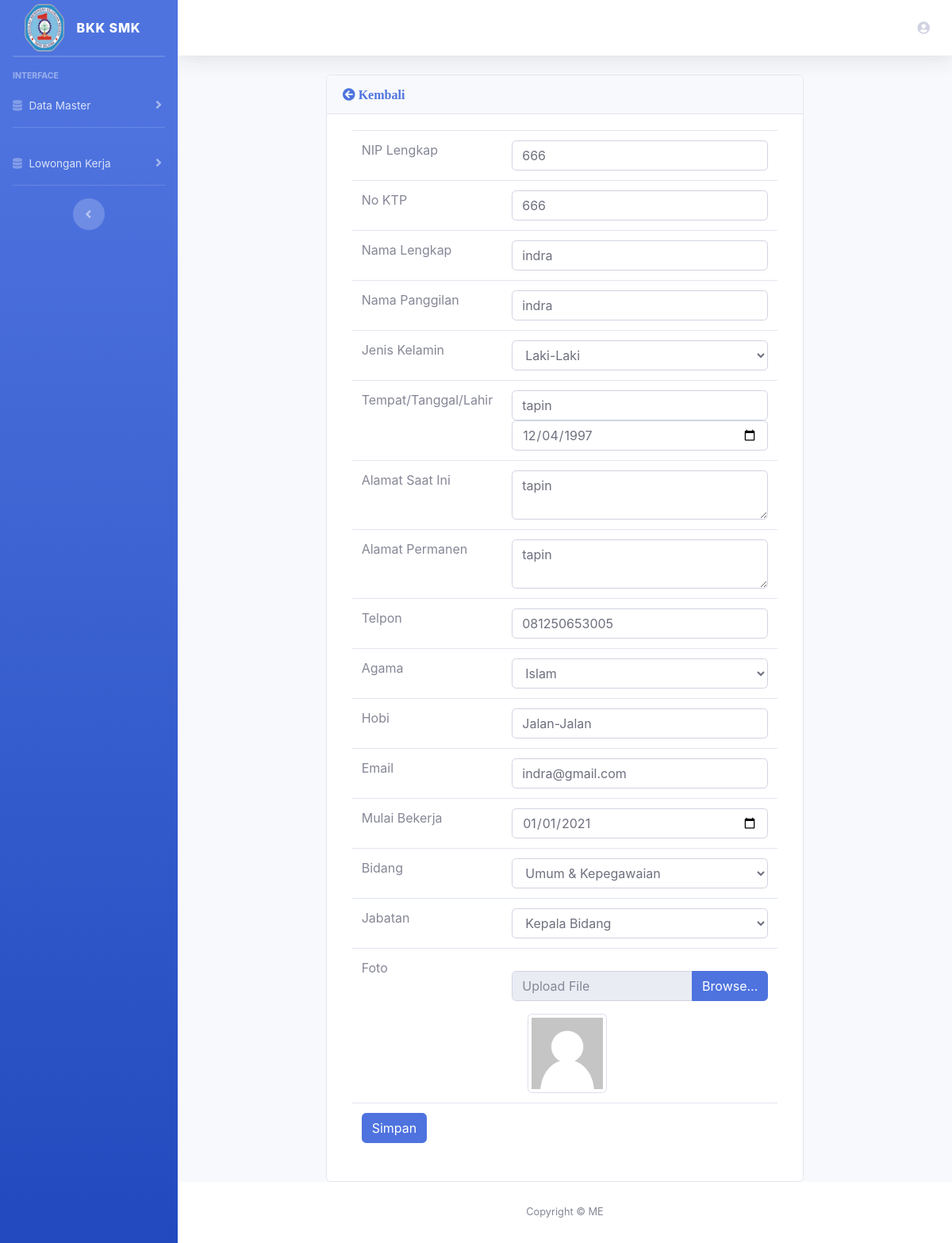
The app's page /admin/update_pegawai/12 with its own data.
### tables this page shows
CREATE TABLE `pegawai` (
  `id_pegawai` int(20) NOT NULL,
  `nip` varchar(20) NOT NULL,
  `nama_lengkap` varchar(50) NOT NULL,
  `nama_panggilan` varchar(50) NOT NULL,
  `jk` varchar(20) NOT NULL,
  `tempat` varchar(20) NOT NULL,
  `ttl` varchar(25) NOT NULL,
  `alamat_saat_ini` text NOT NULL,
  `alamat_permanen` text NOT NULL,
  `no_telp` varchar(25) NOT NULL,
  `agama` varchar(10) NOT NULL,
  `no_ktp` int(20) NOT NULL,
  `hobi` varchar(50) NOT NULL,
  `email` varchar(50) NOT NULL,
  `jabatan` varchar(20) NOT NULL,
  `bidang` varchar(20) NOT NULL,
  `status_pegawai` varchar(50) NOT NULL,
  `mulai_bekerja` varchar(50) NOT NULL,
  `foto` text NOT NULL
);

### application/controllers/Admin.php (called while the page is built, shortened)
<?php
class Admin extends CI_Controller
{
    public function __construct()
    {
        $this->load->library('form_validation');
        $this->load->model('jabatan_m');
        $this->load->model('pegawai_m');
        $this->load->model('bidang_m');
        $this->load->model('pengajuan_m');
    }
    public function update_pegawai($id_pegawai)
    {
        $this->form_validation->set_rules('nip', 'NIP', 'required');
        $this->form_validation->set_rules('no_ktp', 'No KTP', 'required');
        $this->form_validation->set_rules('nama_lengkap', 'Nama Lengkap', 'required');
        $this->form_validation->set_rules('nama_panggilan', 'Nama Panggilan', 'required');
        $this->form_validation->set_rules('jk', 'Jenis Kelamin', 'required');
        $this->form_validation->set_rules('tempat', 'Tempat', 'required');
        $this->form_validation->set_rules('ttl', 'Tanggal Lahir', 'required');
        $this->form_validation->set_rules('alamat_saat_ini', 'Alamat Saat Ini', 'required');
        $this->form_validation->set_rules('alamat_permanen', 'Alamat Permanen', 'required');
        $this->form_validation->set_rules('no_telp', 'No Telpon', 'required');
        $this->form_validation->set_rules('agama', 'Agama', 'required');
        $this->form_validation->set_rules('hobi', 'Hobi', 'required');
        $this->form_validation->set_rules('email', 'Email', 'required');
        $this->form_validation->set_rules('mulai_bekerja', 'Mulai Bekerja', 'required');
        $this->form_validation->set_rules('jabatan', 'Jabatan', 'required');
        $this->form_validation->set_rules('bidang', 'Bidang', 'required');
        if ($this->form_validation->run() == FALSE) {
            $data['judul'] = 'Data Pegawai';
            $data['nama'] = $this->session->userdata('nama_lengkap');
            $data['bidang'] = $this->bidang_m->get_all_bidang();
            $data['jabatan'] = $this->jabatan_m->get_all_jab();
            $data['x'] = $this->pegawai_m->get_row_pegawai($id_pegawai);
            $this->load->view('template/header', $data);
            $this->load->view('admin/pegawai/edit_pegawai', $data);
            $this->load->view('template/footer');
        }
    }
}

### index.php (called while the page is built, shortened)
<?php
require_once BASEPATH.'core/CodeIgniter.php';

### application/models/Pegawai_m.php (called while the page is built, shortened)
<?php
class Pegawai_m extends CI_Model
{
    public function get_row_pegawai($id_pegawai)
    {
        $this->db->where('id_pegawai', $id_pegawai);
        $this->db->join('jabatan', 'jabatan.id_jab = pegawai.jabatan');
        $this->db->join('bidang', 'bidang.id_bidang = pegawai.bidang');
        return $this->db->get('pegawai')->row();
    }
}

### application/models/Bidang_m.php (called while the page is built, shortened)
<?php
class Bidang_m extends CI_Model
{
    public function get_all_bidang()
    {
        $this->db->order_by('id_bidang', 'DESC');
        return $this->db->get('bidang')->result();
    }
}

### application/models/Jabatan_m.php (called while the page is built, shortened)
<?php
class Jabatan_m extends CI_Model
{
    function get_all_jab()
    {
        $this->db->order_by('id_jab', 'DESC');
        return $this->db->get('jabatan')->result();
    }
}

### application/views/admin/pegawai/edit_pegawai.php (the view, shortened to what this page needs)
<div class="container col-8">
    <div class="card">
        <div class="card-header">
            <a href="<?= base_url('admin/pegawai') ?>"><i class="fas fa-arrow-circle-left"> Kembali</i></a>
        </div>
        <div class="card-body">
            <div class="row">
                <div class="container-fluid">
                    <form action="<?= base_url('admin/update_pegawai/' . $x->id_pegawai)  ?>" method="POST" enctype="multipart/form-data">
                        <table class="table">
                            <tr>
                                <td width=20%>NIP Lengkap</td>
                                <td><input type="text" value="<?= $x->nip ?>" name="nip" value="<?= $x->nip ?>" class="form-control" required placeholder="NIP Lengkap"></td>
                            </tr>
                            <tr>
                                <td width=20%>No KTP</td>
                                <td><input type="text" value="<?= $x->no_ktp ?>" name="no_ktp" class="form-control" required placeholder="No KTP"></td>
                            </tr>
                            <tr>
                                <td width=20%>Nama Lengkap</td>
                                <td><input type="text" value="<?= $x->nama_lengkap ?>" name="nama_lengkap" class="form-control" required placeholder="Nama Lengkap"></td>
                            </tr>
                            <tr>
                                <td>Nama Panggilan</td>
                                <td><input type="text" value="<?= $x->nama_panggilan ?>" name="nama_panggilan" class="form-control" required placeholder="Nama panggilan"></td>
                            </tr>
                            <tr>
                                <td>Jenis Kelamin</td>
                                <td><select class="form-control" name="jk">
                                        <option value="Laki-Laki">Laki-Laki</option>
                                    </select></td>
                            </tr>
                            <tr>
                                <td>Tempat/Tanggal/Lahir</td>
                                <td><input type="text" value="<?= $x->tempat ?>" name="tempat" class="form-control" required placeholder="Tempat">
                                    <input type="date" value="<?= $x->ttl ?>" name="ttl" class="form-control">
                                </td>
                            </tr>
                            <tr>
                                <td>Alamat Saat Ini</td>
                                <td><textarea name="alamat_saat_ini" class="form-control"><?= $x->alamat_saat_ini ?></textarea></td>
                            </tr>
                            <tr>
                                <td>Alamat Permanen</td>
                                <td><textarea class="form-control" name="alamat_permanen"><?= $x->alamat_permanen ?></textarea></td>
                            </tr>
                            <tr>
                                <td>Telpon</td>
                                <td><input type="text" value="<?= $x->no_telp ?>" name="no_telp" class="form-control" required placeholder="Telpon"></td>
                            </tr>
                            <tr>
                                <td>Agama</td>
                                <td> <select class="form-control" name="agama">
                                        <option value="Islam" <?= "Islam" == $x->agama ? 'selected=selected' : ''; ?>>Islam</option>
                                    </select></td>
                            </tr>
                            <tr>
                                <td>Hobi</td>
                                <td><input type="text" value="<?= $x->hobi ?>" name="hobi" class="form-control" required placeholder="Hobi"></td>
                            </tr>
                            <tr>
                                <td>Email</td>
                                <td><input type="email" value="<?= $x->email ?>" name="email" class="form-control" required placeholder="Email"></td>
                            </tr>
                            <tr>
                                <td>Mulai Bekerja</td>
                                <td><input type="date" value="<?= $x->mulai_bekerja ?>" name="mulai_bekerja" class="form-control" required placeholder="Mulai Bekerja"></td>
                            </tr>
                            <tr>
                                <td>Bidang</td>
                                <td><select name="bidang" class="form-control">
                                        <?php foreach ($bidang as $bid) { ?>
                                            <option value="<?= $bid->id_bidang ?>" <?= $bid->id_bidang == $bid->id_bidang ? 'selected=selected' : ''; ?>><?= $bid->nama_bidang ?></option>
                                        <?php } ?>
                                    </select></td>
                            </tr>
                            <tr>
                                <td>Jabatan</td>
                                <td><select name="jabatan" class="form-control">
                                        <?php foreach ($jabatan as $jabatan) { ?>
                                            <option value="<?= $jabatan->id_jab ?>" <?= $jabatan->id_jab == $jabatan->id_jab ? 'selected=selected' : ''; ?>><?= $jabatan->nama_jab ?></option>
                                        <?php } ?>
                                    </select></td>
                            </tr>
                            <tr>
                                <td>Foto</td>
                                <td>
                                    <div class="input-group my-3">
                                        <input type="text" class="form-control" disabled placeholder="Upload File" id="foto">
                                        <div class="input-group-append">
                                            <button type="button" class="browse btn btn-primary">Browse...</button>
                                        </div>
                                    </div>
                                    <div class="ml-2 col-sm-6">
                                        <img src="<?= base_url("assets/images/default.png") ?>" width="100" height="100" id="preview" class="img-thumbnail">
                                    </div>
                                </td>
                            </tr>
                            <tr>
                                <td>
                                    <button class="btn btn-primary">Simpan</button>
                                </td>
                                <td></td>
                            </tr>
                        </table>
                    </form>
                </div>
            </div>
        </div>
    </div>
</div>

### records on screen
pegawai: nip "666", no_ktp "666", nama_lengkap "indra", nama_panggilan "indra", tempat "tapin", ttl "12/04/1997", alamat_saat_ini "tapin", alamat_permanen "tapin", no_telp "081250653005", agama "Islam", hobi "Jalan-Jalan", email "indra@gmail.com", mulai_bekerja "01/01/2021"

### other values on screen
form field bidang "Umum & Kepegawaian"
form field jabatan "Kepala Bidang"
